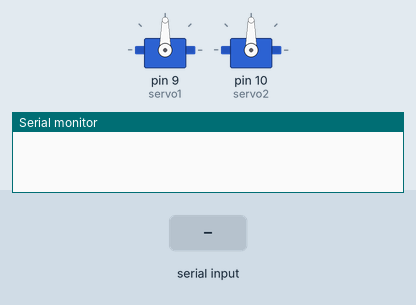
This sketch was run on a simulated Arduino Uno, built with avr-gcc and run on an emulated ATmega328P. On the bench: 2 × servo, the last lines printed to the serial monitor. The inputs (shaded band) are chosen by the test bench.

Above: at 1.2 s.
1.3 s: "O" received over Serial
At 2.4 s:
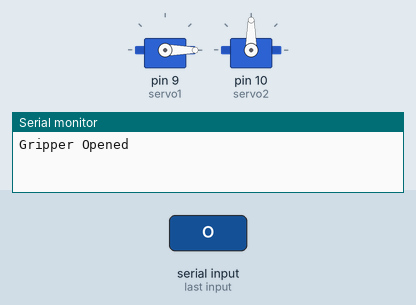
2.8 s: "C" received over Serial
At 3.5 s:
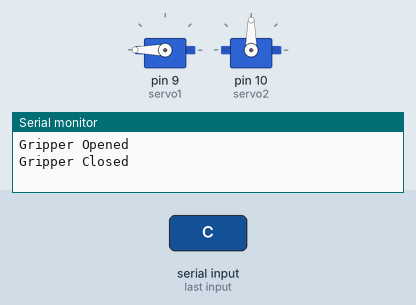
4.3 s: "T" received over Serial
At 4.7 s:
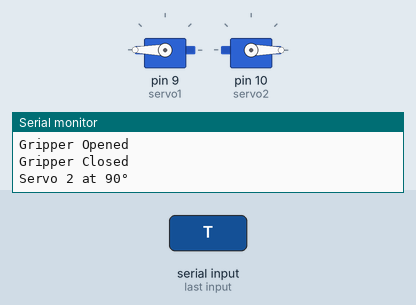
5.8 s: "I" received over Serial
At 7.0 s:
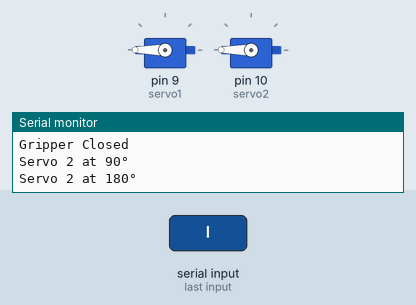
7.3 s: "O" received over Serial
At 8.2 s:
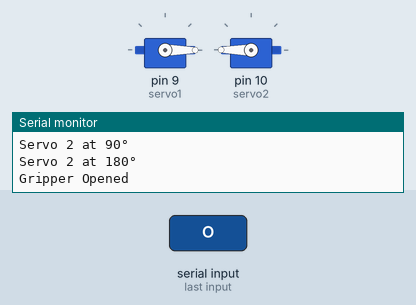
8.8 s: "T" received over Serial
At 9.3 s:
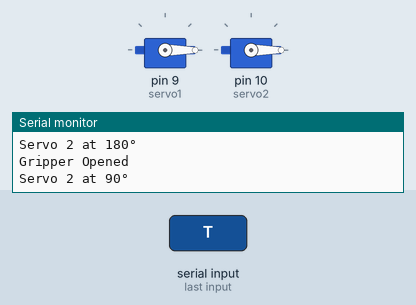
Timing chart, 0 to 11.3 s (numbered marks = the images above; inputs shaded):
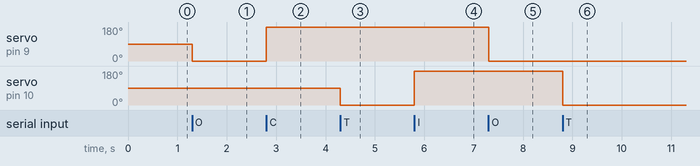

The sketch:

Gripper_4.ino
```cpp
#include <Servo.h>

Servo servo1;  // Gripper
Servo servo2;  // Rotation

void setup() {
    Serial.begin(9600);
    servo1.attach(9);  // Pin for Gripper Servo
    servo2.attach(10); // Pin for Rotation Servo
}

void loop() {
    if (Serial.available() > 0) {
        char command = Serial.read();  // Read the command

        if (command == 'O') {
            servo1.write(0);  // Open Gripper
            Serial.println("Gripper Opened");
        }
        else if (command == 'C') {
            servo1.write(180);  // Close Gripper
            Serial.println("Gripper Closed");
        }
        else if (command == 'T') {
            servo2.write(0);  // Rotate to 90°
            Serial.println("Servo 2 at 90°");
        }
        else if (command == 'I') {
            servo2.write(180);  // Rotate to 180°
            Serial.println("Servo 2 at 180°");
        }
    }
}
```

Measured:
- after the input at 1.3 s, servo on pin 9 (servo1): 90° → 0° at once
- after the input at 2.8 s, servo on pin 9 (servo1): 0° → 180° at once
- after the input at 4.3 s, servo on pin 10 (servo2): 90° → 0° at once
- after the input at 5.8 s, servo on pin 10 (servo2): 0° → 180° at once
- after the input at 7.3 s, servo on pin 9 (servo1): 180° → 0° at once
- after the input at 8.8 s, servo on pin 10 (servo2): 180° → 0° at once
